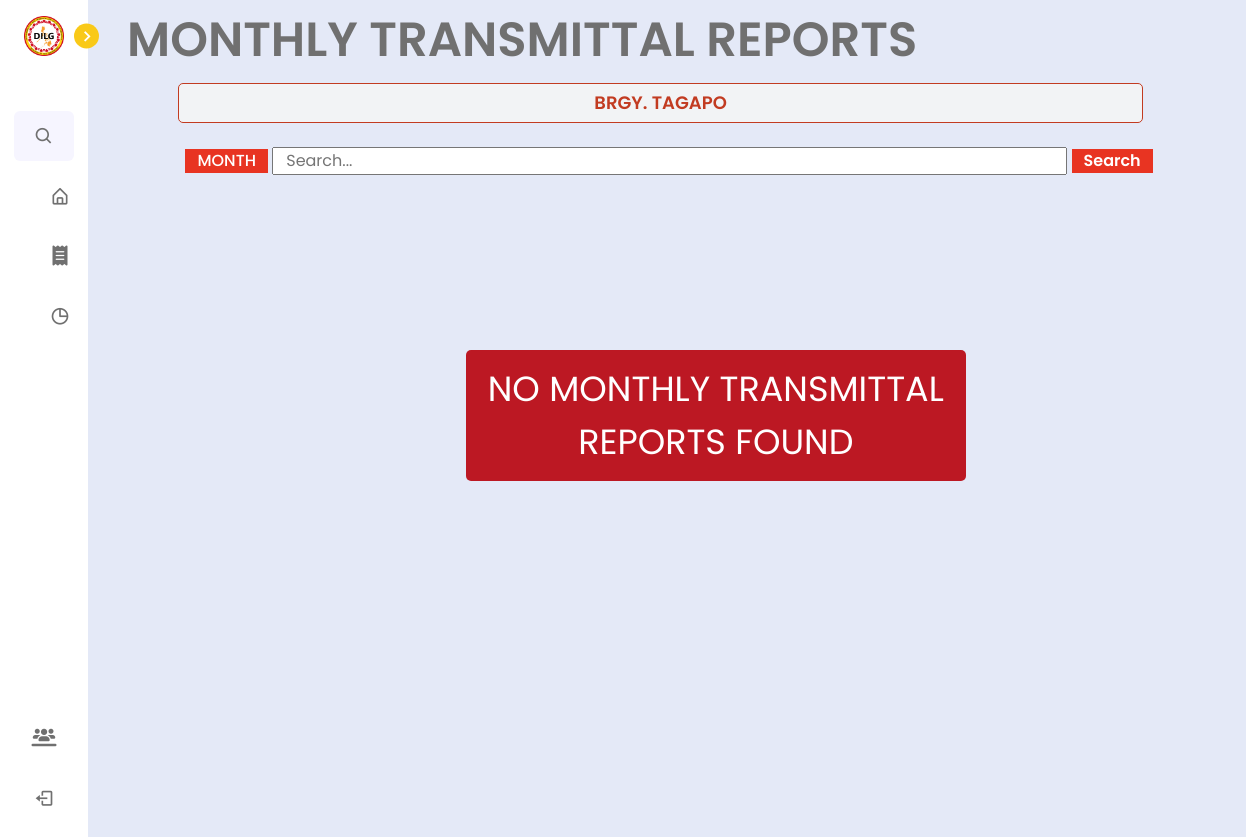
Page /dilg/monthly_reports.php?pb_id=21 (signed in) on the earlier database version.
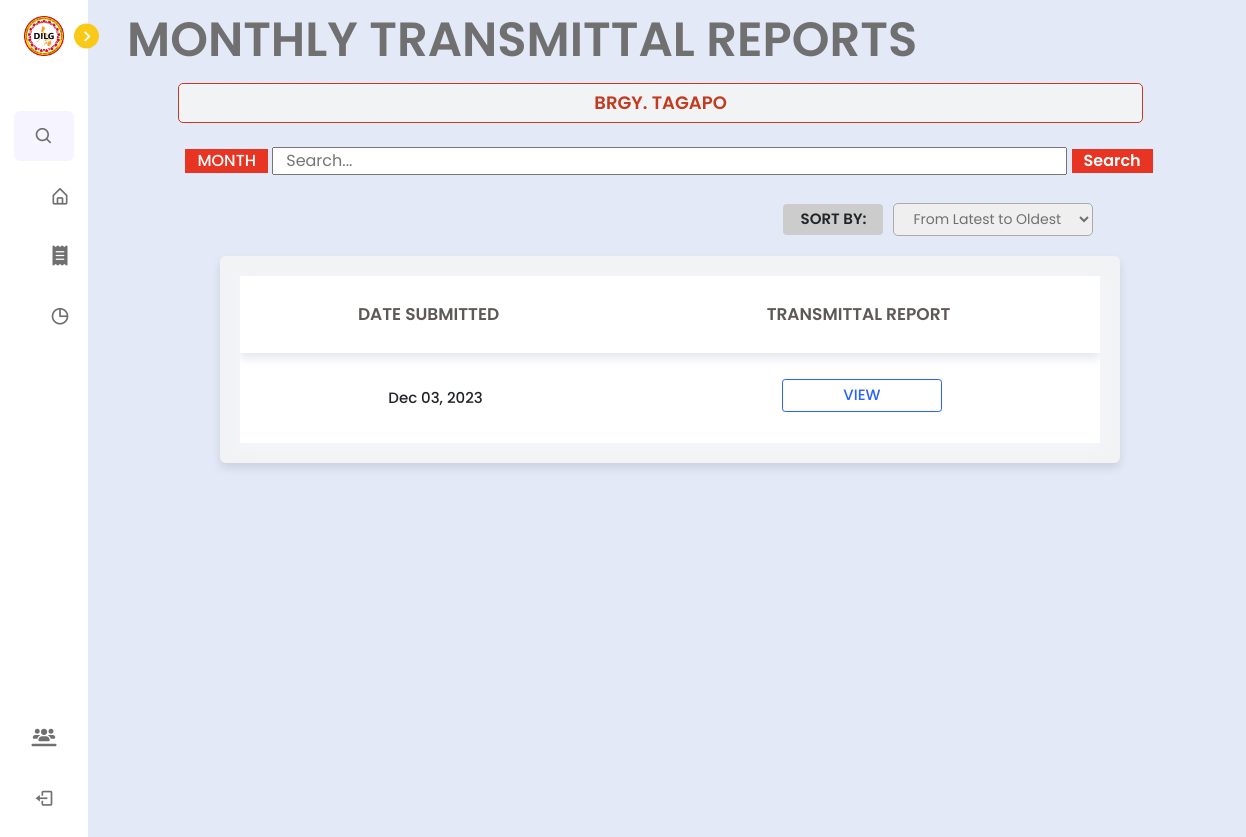
Same page on the later database version.
### tables this page shows
CREATE TABLE `monthly_reports` (
  `monthlyReport_id` int(11) NOT NULL,
  `generate_report` varchar(50) DEFAULT NULL,
  `timestamp` timestamp NOT NULL DEFAULT current_timestamp(),
  `lupon_id` int(11) NOT NULL,
  `submitter_first_name` varchar(50) NOT NULL,
  `submitter_last_name` varchar(50) NOT NULL,
  `pb_id` int(11) NOT NULL
);

### dilg/monthly_reports.php (the view, shortened to what the changed rows need)
<?php
include '../config.php';
if (isset($_GET['pb_id'])) {
    $pbId = $_GET['pb_id'];
}
if (isset($_POST['submit_search'])) {
    $search_case = mysqli_real_escape_string($conn, $_POST['search_case']);
    $query = "SELECT pb.barangay AS barangay,
        mr.timestamp AS date_submitted,
        mr.generate_report AS report,
        mr.lupon_id AS lupon_id  -- Add this line to include LUPON ID
        FROM `monthly_reports` AS mr
        INNER JOIN `pb_accounts` AS pb ON mr.pb_id = pb.pb_id
        WHERE pb.pb_id = '$pbId'
        AND mr.generate_report LIKE '%$search_case%'
        ORDER BY mr.timestamp DESC";
} else {
    $query = "SELECT pb.barangay AS barangay,
        mr.timestamp AS date_submitted,
        mr.generate_report AS report,
        mr.lupon_id AS lupon_id  -- Add this line to include LUPON ID
        FROM `monthly_reports` AS mr
        INNER JOIN `pb_accounts` AS pb ON mr.pb_id = pb.pb_id
        WHERE pb.pb_id = '$pbId'
        ORDER BY mr.timestamp DESC";
}
$result = mysqli_query($conn, $query);
?>
<!DOCTYPE html>
<html lang="en">
<head>
    <link href='https://unpkg.com/boxicons@2.1.1/css/boxicons.min.css' rel='stylesheet'>
    <link rel="stylesheet" href="https://cdnjs.cloudflare.com/ajax/libs/font-awesome/6.4.2/css/all.min.css" />
    <link rel="stylesheet" href="../node_modules/bootstrap/dist/css/bootstrap.min.css">
    <link rel="stylesheet" href="../css/dilg.css">
    <link rel="stylesheet" href="../css/lupon_home.css">
    <link rel="stylesheet" href="../css/incidentform.css">
    <link rel="stylesheet" href="../css/lupon.css">
</head>
<body>
    <section class="home">
    <h1 style="margin-left: 1%; margin-top: -2.3%; display: flex; font-size: 48px;">MONTHLY TRANSMITTAL REPORTS</h1>
    <div class="cases-container" style="margin-left: -31%; width: 100%; margin-top: -2%; ">
            <a href="incomplete_notices.php" style="text-decoration: none;">
            </a>
        </div>
    <div class="search-container" style="margin-top: -0.5%;">
            <form action="" method="post">
            </form>
        </div>
<?php
if (mysqli_num_rows($result) == 0) {
    echo '<div class="text-box">No Monthly Transmittal Reports Found</div>';
} else {
    echo '<div class="sort-container">';
    echo '<div class="sort-filter-box">Sort By:</div>';
    echo '<select id="sort" onchange="loadContent()">';
    echo '<option value="latest">From Latest to Oldest</option>';
    echo '</select>';
    echo '</div>';
        while ($row = mysqli_fetch_assoc($result)) {
            $dateSubmitted = date('M d, Y', strtotime($row['date_submitted']));
            $transmittalReport = $row['report'];
            echo '<div class="container" style="margin-top: 1%;">';
            echo '<table>';
            echo '<thead>';
            echo '<tr>';
            echo '<th>DATE SUBMITTED</th>';
            echo '<th>TRANSMITTAL REPORT</th>';
            echo '</tr>';
            echo '</thead>';
            echo '<tbody>';
            echo '<tr>';
            echo '<td>' . $dateSubmitted . '</td>';
    if (!empty($transmittalReport)) {
        echo '<td><a href="../tcpdf/monthly_report.php?pb_id=' . urlencode($pbId) . '" style="text-decoration: none;"><span class="generate">VIEW</span></a></td>';
    } else {
        echo '<td></td>';
    }
            echo '</tr>';
            echo '</tbody>';
            echo '</table>';
            echo '</div>';
        }
    }
        ?>
    </section>
</body>
</html>

Differences in the rows shown:
added monthly_reports: timestamp "Dec 03, 2023"
Other differences:
form field value: (not shown) → "From Latest to Oldest"
text no longer shown: "NO MONTHLY TRANSMITTAL REPORTS FOUND"
text now shown: "SORT BY:"
